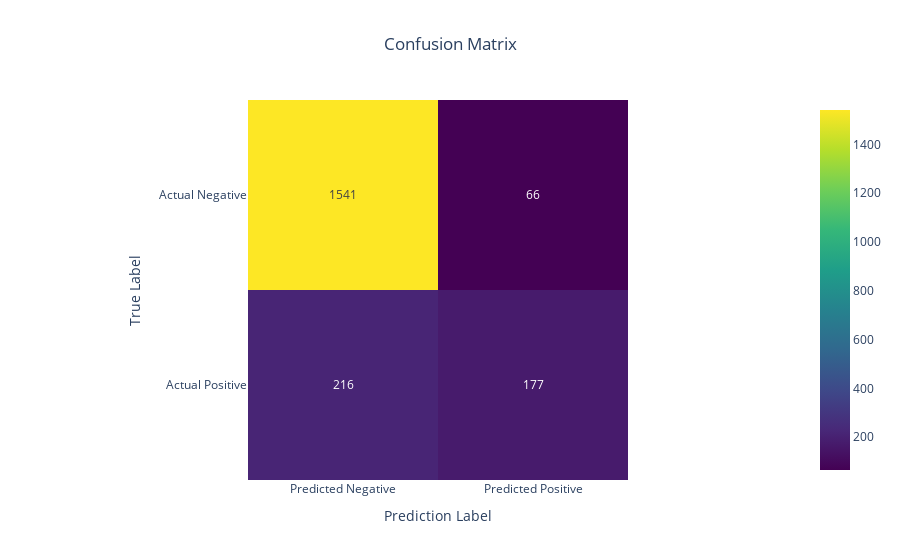

Source (notebook cell):
### Code cell
fig = px.imshow(cm_df,
                text_auto = True,
                color_continuous_scale= 'Viridis',
                title= "Confusion Matrix")
fig.update_layout(
    title={
        'text':'Confusion Matrix',
        'x': 0.5,
    },
    xaxis_title= "Prediction Label",
    yaxis_title= "True Label",
    coloraxis_showscale= True
)
fig.show()

### Figure 1 — Plotly figure (JSON) as saved in the notebook; plotly's stock layout.template omitted (floating-point values rounded to 4 significant figures)
{"data": [{"coloraxis": "coloraxis", "hovertemplate": "x: %{x}<br>y: %{y}<br>color: %{z}<extra></extra>", "name": "0", "texttemplate": "%{z}", "type": "heatmap", "x": ["Predicted Negative", "Predicted Positive"], "xaxis": "x", "y": ["Actual Negative", "Actual Positive"], "yaxis": "y", "z": [[1541, 66], [216, 177]]}], "layout": {"coloraxis": {"colorscale": [[0, "#440154"], [0.1111, "#482878"], [0.2222, "#3e4989"], [0.3333, "#31688e"], [0.4444, "#26828e"], [0.5556, "#1f9e89"], [0.6667, "#35b779"], [0.7778, "#6ece58"], [0.8889, "#b5de2b"], [1, "#fde725"]], "showscale": true}, "title": {"text": "Confusion Matrix", "x": 0.5}, "xaxis": {"anchor": "y", "constrain": "domain", "domain": [0, 1], "scaleanchor": "y", "title": {"text": "Prediction Label"}}, "yaxis": {"anchor": "x", "autorange": "reversed", "constrain": "domain", "domain": [0, 1], "title": {"text": "True Label"}}}}
